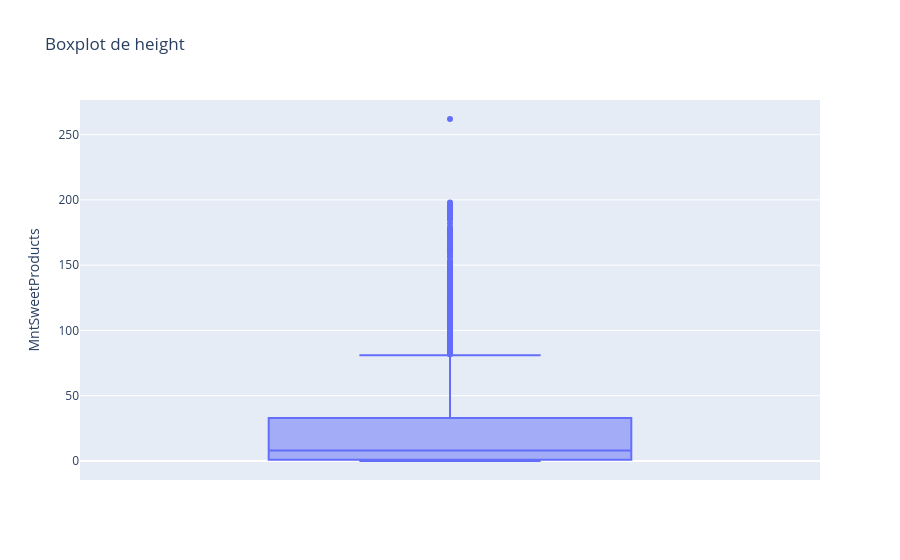

Notebook code cell kept with this figure:
### Code cell
fig = px.box(df, y='MntSweetProducts', title='Boxplot de MntSweetProducts')
fig.show()

### Figure 1 — Plotly figure (JSON) as saved in the notebook; plotly's stock layout.template omitted (floating-point values rounded to 4 significant figures; data arrays with more than 128 entries replaced by an {"elided": "..."} marker saying what was removed)
{"data": [{"alignmentgroup": "True", "hovertemplate": "MntSweetProducts=%{y}<extra></extra>", "legendgroup": "", "marker": {"color": "#636efa"}, "name": "", "notched": false, "offsetgroup": "", "orientation": "v", "showlegend": false, "type": "box", "x0": " ", "xaxis": "x", "y": {"elided": "2216 int values"}, "y0": " ", "yaxis": "y"}], "layout": {"boxmode": "group", "legend": {"tracegroupgap": 0}, "title": {"text": "Boxplot de height"}, "xaxis": {"anchor": "y", "domain": [0, 1]}, "yaxis": {"anchor": "x", "domain": [0, 1], "title": {"text": "MntSweetProducts"}}}}
